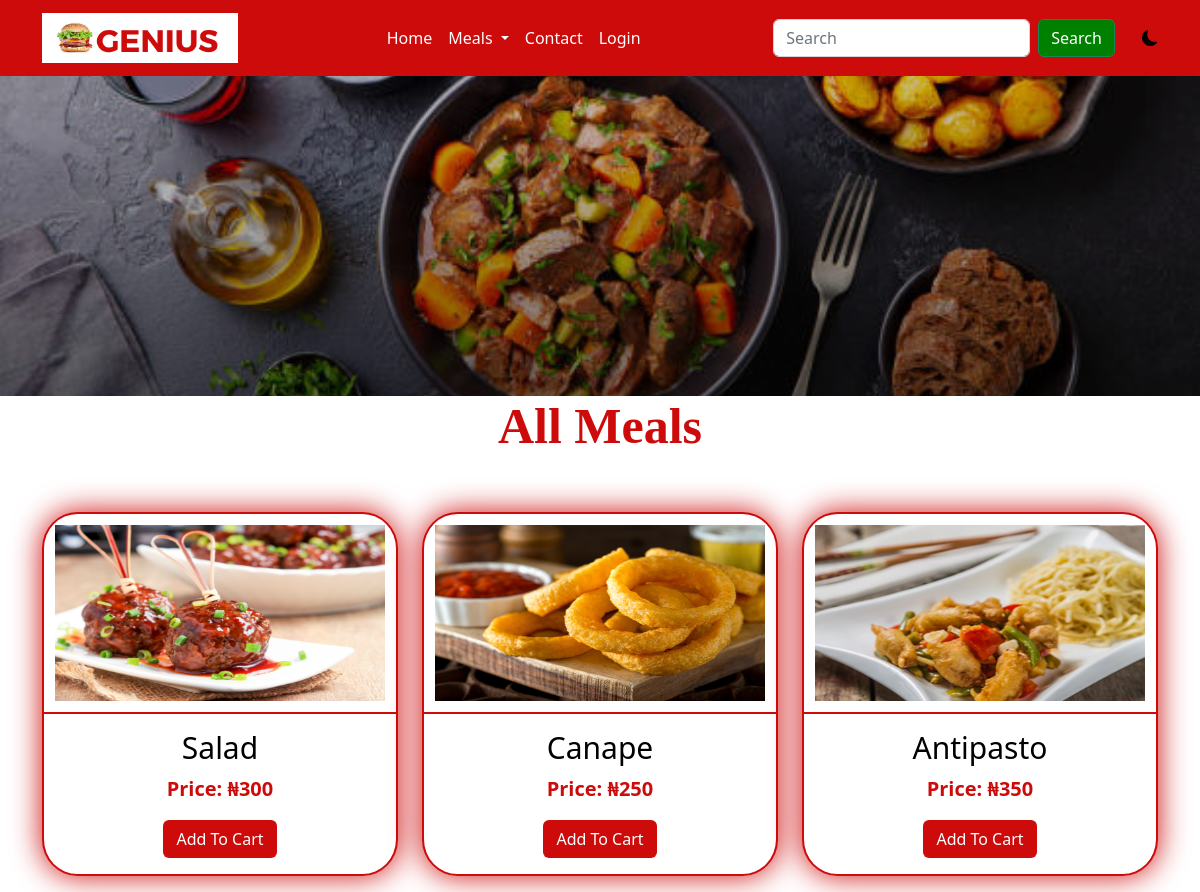
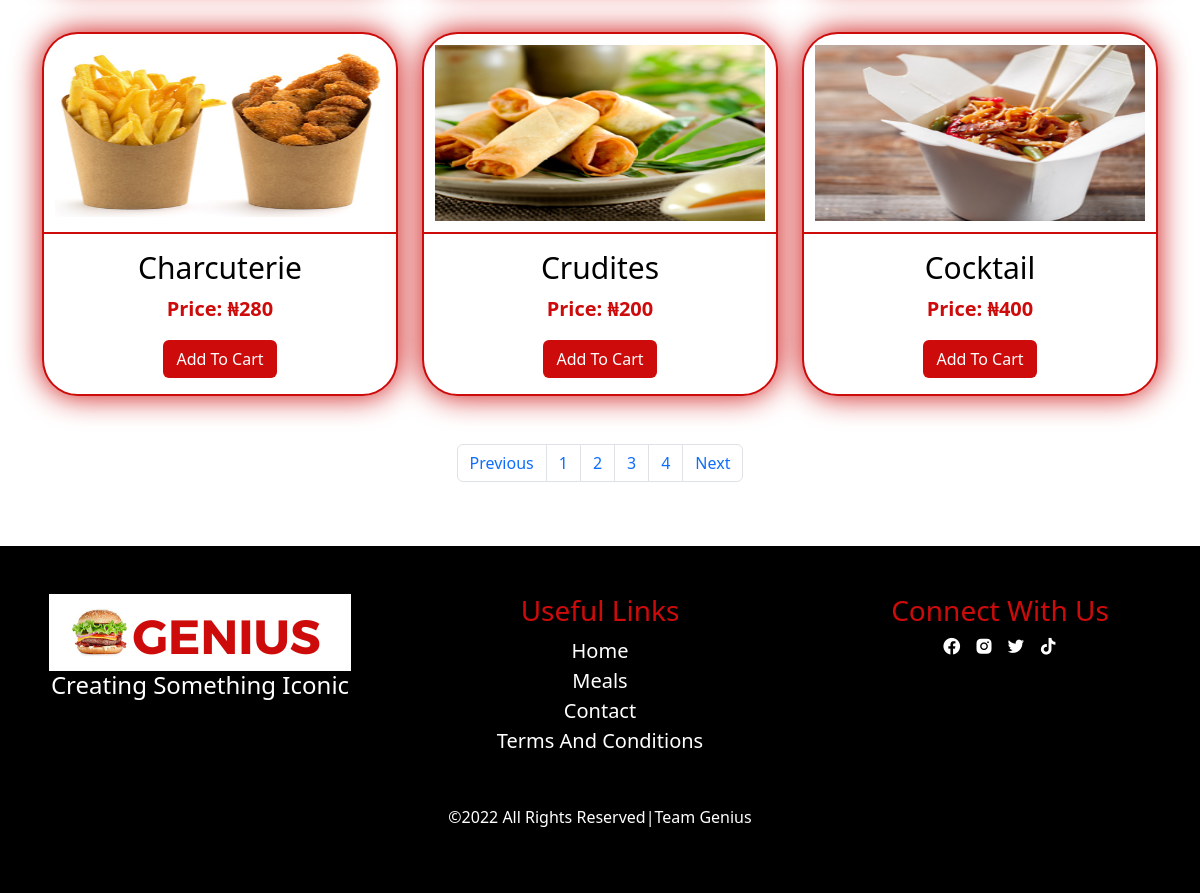
Page /meals on the committed database (2 pictures, top to bottom).
### main/models.py (models this page shows, shortened)
class AppInfo(models.Model):
    title = models.CharField(max_length=50)
    logo = models.ImageField(upload_to='logo')
    carousel1 = models.ImageField(upload_to='carousel')
    carousel2 = models.ImageField(upload_to='carousel')
    carousel3 = models.ImageField(upload_to='carousel')
    banner = models.ImageField(upload_to='banner')
    copyright = models.IntegerField()

class Food(models.Model):
    type = models.ForeignKey(Category, on_delete=models.CASCADE)
    foodname = models.CharField(max_length=50)
    slug = models.SlugField(unique=True)
    pix = models.ImageField(upload_to='pix')
    price = models.IntegerField()
    promo_price = models.IntegerField(blank=True, null=True)
    special_gifts = models.BooleanField()
    uploaded_at = models.DateTimeField(auto_now_add=True)
    updated_at = models.DateTimeField(auto_now=True)

### main/views.py (the view)
# urls.py: path('meals', views.products, name='products'),
def products(request):
    product = Food.objects.all()
    p = Paginator(product, 6)
    page = request.GET.get('page')
    pagin = p.get_page(page)
    context = {
        'pagin':pagin
    }
    return render(request, 'products.html', context)

### main/context_processor.py (called while the page is built)
def appdetail(request):
    info = AppInfo.objects.get(pk=1)
    meal = Category.objects.all()
    context = {
        'info':info,
        'meal':meal
    }
    return context

### main/templates/products.html (shortened to what this page needs)
{% extends 'base.html' %}
{% block header %} {% include 'header.html' %} {% endblock header %}
{% block banner %} {% include 'banner.html' %} {% endblock banner %}
{% block content %}
<div class="container food">
    <h1 class="text-center title">All Meals</h1>
    <div class="row ">
      {% if pagin %}
        {% for item in pagin %}
        <div class="col-12 col-md-6 col-lg-4 pt-5">
          <div class="card">
            <img src="{{item.pix.url}}" class="card-img-top" alt="...">
            <div class="card-body">
              <h5 class="card-title">{{item.foodname}}</h5>
              <p class="card-text">price: ₦{{item.price}}</p>
              <form action="{% url 'add_to_cart' %}" method="POST">
                <button type="submit" class="btn">add to cart</button>
              </form>
            </div>
          </div>
      </div>
        {% endfor %}
      {% endif %}
    </div>
    <nav aria-label="Page navigation example">
      <ul class="pagination justify-content-center pt-5">
        {% if pagin.has_previous %}
          <li class="page-item"><a class="page-link" href="?page={{pagin.previous_page_number}}">Previous</a></li>
        {% else %}
          <li class="page-item"><a class="page-link" href="?page=1">Previous</a></li>
        {% endif %}
        {% for item in pagin.paginator.page_range %}
          {% if pagin.number == item %}
            <li class="page-item"><a class="page-link" href="#">{{item}}</a></li>
          {% else %}
           <li class="page-item"><a class="page-link" href="?page={{item}}">{{item}}</a></li>
          {% endif %}
        {% endfor %}
        {% if pagin.has_next %}
         <li class="page-item"><a class="page-link" href="?page={{pagin.next_page_number}}">Next</a></li>
        {% else %}
        <li class="page-item"><a class="page-link" href="?page={{pagin.paginator.num_pages}}">Next</a></li>
        {% endif %}
      </ul>
    </nav>
  </div>
{% endblock content %}
{% block footer %} {% include 'footer.html' %} {% endblock footer %}

### main/templates/base.html (shortened to what this page needs)
<!doctype html>
{% load static %}
<html lang="en">
  <head>
    <link rel="stylesheet" href="{% static '' %}css/style.css">
    <link href='https://unpkg.com/boxicons@2.1.4/css/boxicons.min.css' rel='stylesheet'>
    <link rel="stylesheet" href="https://cdn.jsdelivr.net/npm/bootstrap-icons@1.9.1/font/bootstrap-icons.css">
    <link href="https://cdn.jsdelivr.net/npm/bootstrap@5.2.2/dist/css/bootstrap.min.css" rel="stylesheet">
  </head>
  <body>
    {% block header %}{% endblock header %}
    {% block banner %}{% endblock banner %}
    {% block content %}{% endblock content %}
    {% block footer %}{% endblock footer %}
  </body>
</html>

### main/templates/header.html (shortened to what this page needs)
{% load static %}
<nav class="navbar navbar-expand-lg sticky-top">
    <div class="container">
      <a class="navbar-brand" href="#"><img src="{{info.logo.url}}" alt="" style="height: 50px;"></a>
      <div class="collapse navbar-collapse" id="navbarSupportedContent">
        <ul class="navbar-nav mx-auto mb-2 mb-lg-0">
          {% if user.is_authenticated %}
          <li class="nav-item">
            <a class="nav-link" aria-current="page" href="{% url 'home' %}">Home</a>
          </li>
          <li class="nav-item dropdown">
            <a class="nav-link dropdown-toggle" href="#" role="button" data-bs-toggle="dropdown" aria-expanded="false">
              Meals
            </a>
            <ul class="dropdown-menu">
                {% for category in femi %}
                <li><a class="dropdown-item" href="{% url 'category' category.id category.slug %}">{{category.name|title}}</a></li>
                {% endfor %}
            </ul>
          </li>
          <li class="nav-item">
            <a class="nav-link" href="#contact">Contact</a>
          </li>
          <li class="nav-item">
            <a class="nav-link" href="{% url 'cart' %}"><i class='bx bxs-cart-add'></i></a>
          </li>
          <li class="nav-item dropdown">
            <a class="nav-link dropdown-toggle" href="#" role="button" data-bs-toggle="dropdown" aria-expanded="false">
             {% if user.customer %}
             <img src="{{user.customer.pix.url}}" alt="">
             {% endif %}
             {% if request.user %}
             <span>Hi {{user.username}}!</span>
             {% endif %}
            </a>
            <ul class="dropdown-menu">
              <li><a class="dropdown-item" href="{% url 'profile' %}">Profile</a></li>
              <li><a class="dropdown-item" href="{% url 'signout' %}">Log out</a></li>
            </ul>
          </li>
          {% else %}
          <li class="nav-item">
            <a class="nav-link" aria-current="page" href="{% url 'home' %}">Home</a>
          </li>
          <li class="nav-item dropdown">
            <a class="nav-link dropdown-toggle" href="#" role="button" data-bs-toggle="dropdown" aria-expanded="false">
              Meals
            </a>
          </li>
          <li class="nav-item">
            <a class="nav-link" href="#contact">Contact</a>
          </li>
          <li class="nav-item">
            <a href="{% url 'signin' %}" class="nav-link">Login</a>
          </li>
          {% endif %}
        </ul>
        <form action="{% url 'search' %}" method="POST" class="d-flex search" role="search">
          <input class="form-control me-2" name="search" type="search" placeholder="Search" aria-label="Search">
          <button class="btn btn-outline-success" type="submit">Search</button>
        </form>
        <div class="jonah">
          <i class="bi bi-moon-fill"></i>
        </div>
      </div>
    </div>
</nav>

### main/templates/banner.html
<div class="banner">
</div>

### main/templates/footer.html
<div class="container-fluid footer pt-5 pb-5">
    <div class="row footer1">
      <div class="col-12 col-md-4">
        <img src="{{info.logo.url}}" alt="">
        <h4>creating something iconic</h4>
      </div>
      <div class="col-12 col-md-4">
        <h3>useful links</h3>
        <ul class="list-unstyled">
          <li><a href="">home</a></li>
          <li><a href="">meals</a></li>
          <li><a href="">contact</a></li>
          <li><a href="">terms and conditions</a></li>
        </ul>
      </div>
      <div class="col-12 col-md-4">
        <h3>connect with us</h3>
        <ul class="list-unstyled">
          <li class="list-inline-item"><i class='bx bxl-facebook-circle'></i></li>
          <li class="list-inline-item"><i class='bx bxl-instagram-alt'></i></li>
          <li class="list-inline-item"><i class='bx bxl-twitter'></i></li>
          <li class="list-inline-item"><i class='bx bxl-tiktok'></i></li>
        </ul>
      </div>
    </div>
    <hr>
    <div class="row footer2">
      <p class="text-center">&copy;2022 all rights reserved|team genius</p>
    </div>
  </div>

### main/static/css/style.css (style rules this page uses)
* { padding: 0%; margin: 0%; box-sizing: border-box; }
:root { --bg: white; --icon: black; --text: black; --card: black; }
body { background: var(--bg) !important; color: var(--text) !important; }
.jonah { margin-left: 3%; cursor: pointer; }
.navbar { background-color: #cd0b0b; }
.navbar ul a { color: white; }
.search button { background-color: green; color: white; }
.title { text-transform: capitalize; font-family: Cambria, Cochin, Georgia, Times, 'Times New Roman', serif; font-weight: 700; color: #cd0b0b; font-size: 50px; }
.footer { background: black; }
.footer1 { text-align: center; }
.footer1 h4 { color: white; text-transform: capitalize; }
.footer1 h3 { text-transform: capitalize; color: #cd0b0b; }
.footer1 ul a { text-decoration: none; text-transform: capitalize; color: white; font-size: 20px; }
.footer1 ul i { color: white; font-size: 20px; transition: 1s; cursor: pointer; }
.footer2 { color: white; text-transform: capitalize; }
.banner { background: linear-gradient(rgba(0,0,0,0.2), rgba(0,0,0,0.5)), url(../img/banner.jpg); height: 40vh; background-position: center; background-repeat: no-repeat; background-size: cover; }
.food { padding-bottom: 4%; }
.food .card { text-align: center; border-radius: 10%; border: 2px solid #cd0b0b; box-shadow: 0 0 30px 0 #cd0b0b; transition: 1s; }
.food .card img { height: 200px; padding: 3%; border-bottom: 2px solid #cd0b0b; }
.food .card-body h5 { text-transform: capitalize; font-size: 30px; }
.food .card-body p { text-transform: capitalize; font-weight: 600; font-size: 20px; color: #cd0b0b; }
.food .card-body button { text-transform: capitalize; background: #cd0b0b; color: white; }

### rows in the picture
AppInfo: logo (picture)
Food: pix (picture), foodname "Salad", price "300"
Food: pix (picture), foodname "Canape", price "250"
Food: pix (picture), foodname "Antipasto", price "350"
Food: pix (picture), foodname "Charcuterie", price "280"
Food: pix (picture), foodname "Crudites", price "200"
Food: pix (picture), foodname "Cocktail", price "400"

### other values in the picture
{{ item }} "1"
{{ item }} "2" "3" "4"
